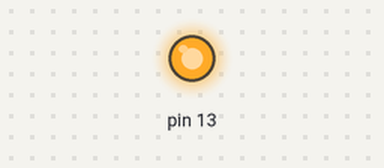
This sketch was run on a simulated Arduino Uno, built with avr-gcc and run on an emulated ATmega328P. Shown: output pins drawn as LEDs (lit = HIGH).

Above: at 0.2 s.
At 24.0 s:
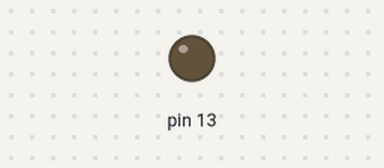
Timing chart, 0 to 32.5 s (numbered marks = the images above):
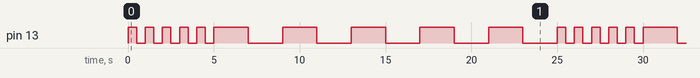

The sketch:

BlinkFastSlow.ino
```cpp
/*
  Blink fast and slow 5 times each. For module 3
 */

int nTimes = 5;
int fastTime = 500;
int slowTime = 2000;


// the setup function runs once when you press reset or power the board
void setup() {
  // initialize digital pin 13 as an output.
  pinMode(13, OUTPUT);
}

void blinkSeria(int dely) {
  for (int i=0; i<5; i++) {
    digitalWrite(13, HIGH);   // turn the LED on (HIGH is the voltage level)
    delay(dely);              // wait for a second
    digitalWrite(13, LOW);    // turn the LED off by making the voltage LOW
    delay(dely);              // wait for a second
  }
}

// the loop function runs over and over again forever
void loop() {
  blinkSeria(fastTime);
  blinkSeria(slowTime);
}
```

Measured:
- by itself, pin 13: repeats every 25.0 s: 4 × (LOW 0.50 s, HIGH 0.50 s), LOW 0.50 s, 5 × (HIGH 2.0 s, LOW 2.0 s), HIGH 0.50 s
- by itself, everything shown: repeats every 25.0 s, in 20 steps
